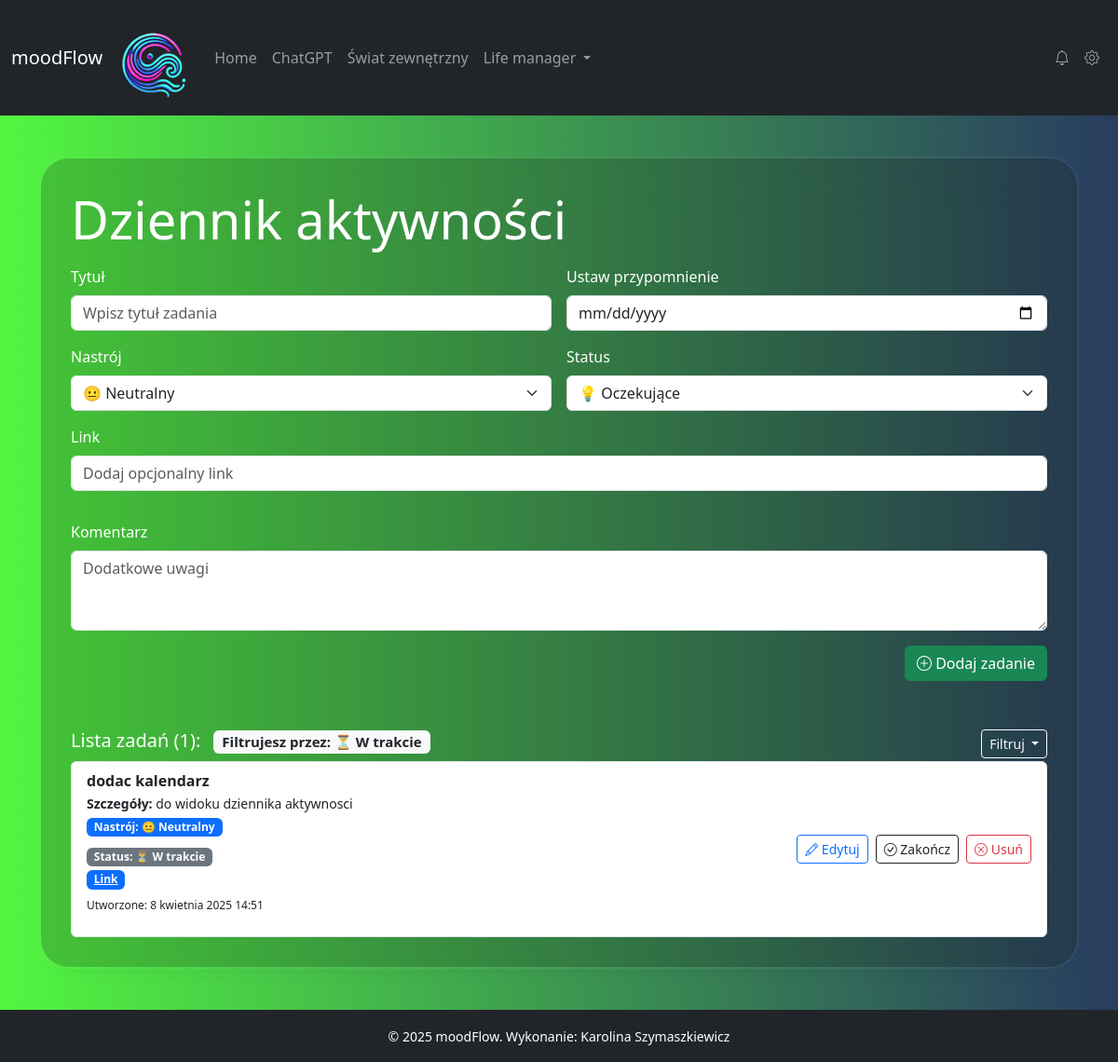
Screenshot of /dziennik?status=in_progress with the database file from the repository.
### myapp/models.py (models this page shows, shortened)
class Task(models.Model):
    title = models.CharField(max_length=255)
    comment = models.TextField(blank=True, null=True)
    url = models.URLField(null=True, blank=True)
    mood_choice = models.CharField(choices=MOOD_CHOICES, max_length=20, default="neutral")
    status = models.CharField(choices=IDEA_STATUS, max_length=30, default="pending")
    created_at = models.DateTimeField(auto_now_add=True)
    updated_at = models.DateTimeField(null=True, blank=True)
    done_at = models.DateTimeField(null=True, blank=True)
    class Meta:
        verbose_name = "Zadanie"
        verbose_name_plural = "Zadania w dzienniku"
        ordering = ['created_at']

### myapp/views.py (the view)
# urls.py: path('dziennik', todo_list, name='todo_list'),  # dziennik aktywnosci - lista zadań
def todo_list(request):
    status_filter = request.GET.get("status")  # np. ?status=pending queryParameter
    if status_filter:
        tasks = Task.objects.filter(status=status_filter).order_by("created_at")
    else:
        tasks = Task.objects.all().order_by("created_at")
    task_count = tasks.count()
    if request.method == "POST":
        form = TaskForm(request.POST)
        if form.is_valid():
            form.save()
            return redirect("todo_list")
    else:
        form = TaskForm()
    STATUS_LABELS = {
        'pending': '💭 Zaplanowane',
        'in_progress': '⏳ W trakcie',
        'completed': '✅ Ukończone',
    }
    return render(request, "myapp/todo.html",
                  {"tasks": tasks,
                   "form": form,
                   'task_count': task_count,
                   "status_filter": status_filter,
                   "filter_label": STATUS_LABELS.get(status_filter),
                   })

### myapp/forms.py
class TaskForm(forms.ModelForm):
    class Meta:
        model = Task
        fields = ["title", "comment", "url", "mood_choice", "status"]  # fields inside form
        widgets = {
            "title": forms.TextInput(attrs={"class": "form-control", "placeholder": "Wpisz tytuł zadania"}),
            "comment": forms.Textarea(attrs={"class": "form-control", "rows": 3, "placeholder": "Dodatkowe uwagi"}),
            "url": forms.URLInput(attrs={"class": "form-control", "placeholder": "Dodaj opcjonalny link"}),
            "mood_choice": forms.Select(attrs={"class": "form-select"}),
            "status": forms.Select(attrs={"class": "form-select"}),
        }

### myapp/context_processors.py (called while the page is built)
def global_context(request):
    return {
        'year': datetime.now().year
    }

### myapp/templates/myapp/todo.html (shortened to what this page needs)
{% extends 'base.html' %}
{% load static %}
{% block content %}
    <h1 class="display-4 text-white mb-3">Dziennik aktywności</h1>
    <form method="POST" class="row g-3">
        <div class="col-md-6">
            <label for="{{ form.title.id }}" class="form-label">Tytuł</label>
            {{ form.title }}
        </div>
        <div class="col-md-6">
                   <label for="task-date" class="form-label">Ustaw przypomnienie</label>
                           <input type="date" class="form-control" id="task-date" name="task_date">
                      </div>
        <div class="col-md-6">
            <label for="id_mood_choice" class="form-label">Nastrój</label>
            {{ form.mood_choice }}
        </div>
        <div class="col-md-6">
            <label for="id_status" class="form-label">Status</label>
            {{ form.status }}
        </div>
        <div class="mb-3">
            <label for="id_url" class="form-label">Link</label>
            {{ form.url }}
        </div>
        <div class="col-12">
            <label for="id_comment" class="form-label">Komentarz</label>
            {{ form.comment }}
        </div>
        <div class="col-12 text-end">
            <button id="form" type="submit" class="btn btn-success"><i class="bi bi-plus-circle"></i> Dodaj zadanie</button>
        </div>
    </form>
    <div class="card-header d-flex justify-content-between align-items-center mt-5">
    <h5 class="mt-1">
        Lista zadań ({{ task_count }}):
        {% if filter_label %}
        <span class="badge bg-light text-dark ms-2">Filtrujesz przez: {{ filter_label }}</span>
    {% endif %}
    </h5>
    <div class="dropdown">
        <button class="btn btn-sm btn-outline-light dropdown-toggle" type="button" id="filterDropdown" data-bs-toggle="dropdown" aria-expanded="false">
             Filtruj
         </button>
         </div>
    </div>
    <div class="card-body task-list" style="max-height: 600px; overflow-y: auto;">
        <ul class="list-group">
            {% for task in tasks %}
                <li class="list-group-item d-flex justify-content-between align-items-center">
                    <div>
                        <strong>{{ task.title }}</strong><br>
                        {% if task.comment %}<small><strong>Szczegóły:</strong> {{ task.comment }}</small>{% endif %}<br>
                        <span class=" badge bg-primary mb-2 py-1">Nastrój: {{ task.get_mood_choice_display }}</span><br>
                        <span class="mb-0 py-1 badge {% if task.status == 'completed' %}bg-success{% elif task.status == 'pending' %}bg-info{% else %}bg-secondary{% endif %}">
                                 Status: {{ task.get_status_display }}
                            </span>
                        <br>
                        {% if task.url %}<a href="{{ task.url }}" target="_blank" class="badge bg-primary">Link</a>{% endif %}
                        <p class="mt-2" style="font-size: 12px">Utworzone:  {{ task.created_at }}</p>
                    </div>
                    <div class="d-flex gap-2">
                        <a href="{% url 'edit_task' task.id %}" class="btn btn-outline-primary btn-sm"><i class="bi bi-pencil"></i> Edytuj</a>
                                <form action="{% url 'toggle_done' task.id %}" method="POST">
                                    <button type="submit" class="btn btn-outline-dark btn-sm">
                                        <i class="bi bi-check-circle"></i>
                                         {% if task.status == "completed" %} Ukończone {% else %} Zakończ {% endif %}
                                    </button>
                                </form>
                        <form action="{% url 'delete_task' task.id %}" method="POST">
                            <button type="submit" class="btn btn-outline-danger btn-sm"><i class="bi bi-x-circle"></i> Usuń</button>
                        </form>
                    </div>
                </li>
            {% empty %}
                <li class="list-group-item text-muted">Brak zadań w tym statusie</li>
            {% endfor %}
        </ul>
    </div>
{% endblock %}

### rows the page displays
Task: title "dodac kalendarz", comment "do widoku dziennika aktywnosci", mood_choice "😐 Neutralny", status "⏳ W trakcie", created_at "8 kwietnia 2025 14:51", shows "Zakończ"

### other values shown
{{ task_count }} "1"
{{ filter_label }} "⏳ W trakcie"
